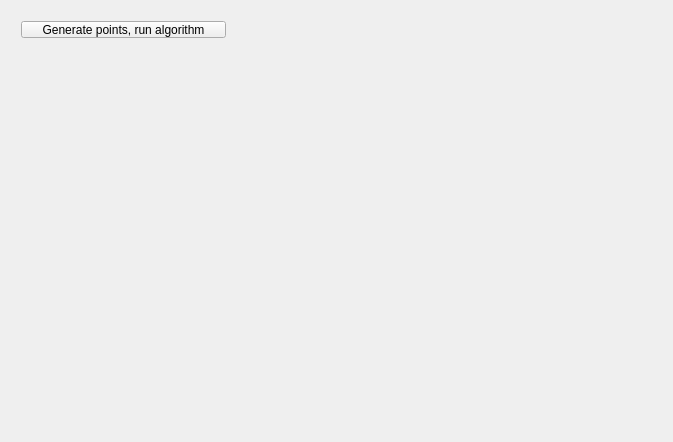
<?xml version="1.0" encoding="UTF-8"?>
<ui version="4.0">
 <class>MainWindow</class>
 <widget class="QMainWindow" name="MainWindow">
  <property name="geometry">
   <rect>
    <x>0</x>
    <y>0</y>
    <width>673</width>
    <height>442</height>
   </rect>
  </property>
  <property name="windowTitle">
   <string>Lab 1: count points inside of a rectangle</string>
  </property>
  <widget class="QWidget" name="centralWidget">
   <widget class="QWidget" name="">
    <property name="geometry">
     <rect>
      <x>10</x>
      <y>10</y>
      <width>227</width>
      <height>61</height>
     </rect>
    </property>
    <layout class="QVBoxLayout" name="verticalLayout">
     <item>
      <widget class="QPushButton" name="pushButton">
       <property name="text">
        <string>Generate points, run algorithm</string>
       </property>
      </widget>
     </item>
     <item>
      <widget class="QLabel" name="label">
       <property name="font">
        <font>
         <pointsize>20</pointsize>
        </font>
       </property>
       <property name="text">
        <string/>
       </property>
      </widget>
     </item>
    </layout>
   </widget>
  </widget>
  <widget class="QMenuBar" name="menuBar">
   <property name="geometry">
    <rect>
     <x>0</x>
     <y>0</y>
     <width>673</width>
     <height>22</height>
    </rect>
   </property>
  </widget>
 </widget>
 <layoutdefault spacing="6" margin="11"/>
 <resources/>
 <connections/>
</ui>
